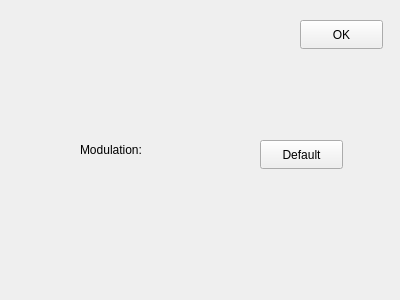
<?xml version="1.0" encoding="UTF-8"?>
<ui version="4.0">
 <class>ModWindow</class>
 <widget class="QWidget" name="ModWindow">
  <property name="geometry">
   <rect>
    <x>0</x>
    <y>0</y>
    <width>400</width>
    <height>300</height>
   </rect>
  </property>
  <property name="windowTitle">
   <string>Form</string>
  </property>
  <widget class="QLabel" name="label">
   <property name="geometry">
    <rect>
     <x>80</x>
     <y>140</y>
     <width>91</width>
     <height>20</height>
    </rect>
   </property>
   <property name="text">
    <string>Modulation:</string>
   </property>
  </widget>
  <widget class="QWidget" name="verticalLayoutWidget">
   <property name="geometry">
    <rect>
     <x>170</x>
     <y>140</y>
     <width>81</width>
     <height>31</height>
    </rect>
   </property>
   <layout class="QVBoxLayout" name="verticalLayout"/>
  </widget>
  <widget class="QPushButton" name="pushButton">
   <property name="geometry">
    <rect>
     <x>300</x>
     <y>20</y>
     <width>83</width>
     <height>29</height>
    </rect>
   </property>
   <property name="text">
    <string>OK</string>
   </property>
  </widget>
  <widget class="QPushButton" name="pushButton_2">
   <property name="geometry">
    <rect>
     <x>260</x>
     <y>140</y>
     <width>83</width>
     <height>29</height>
    </rect>
   </property>
   <property name="text">
    <string>Default</string>
   </property>
  </widget>
 </widget>
 <resources/>
 <connections/>
</ui>
